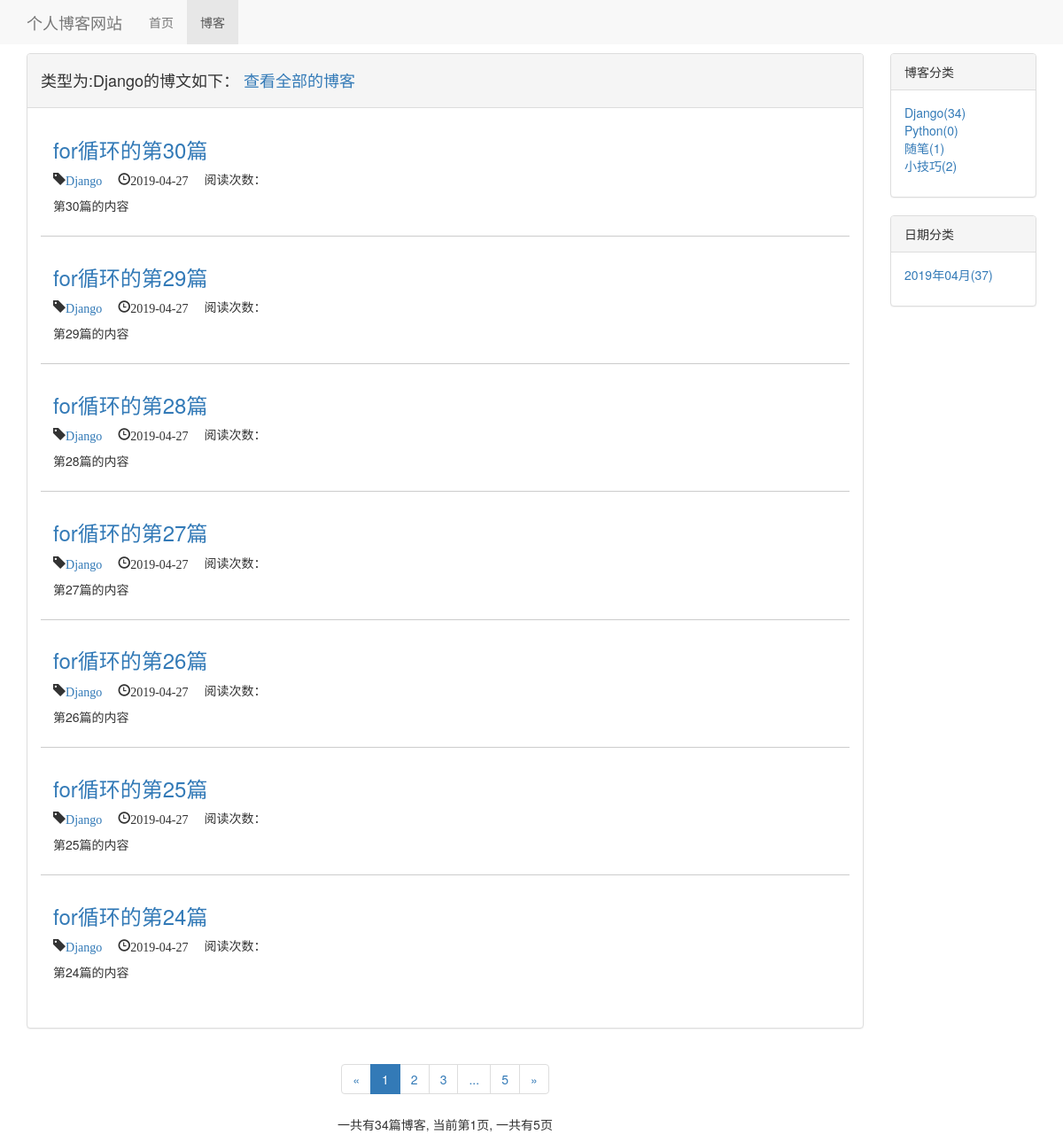
The page /blog/blog_with_type/1 on the database its author committed.
### blog/models.py (models this page shows, shortened)
class BlogType(models.Model):
    blog_type = models.CharField(max_length=15)
    def __str__(self):
        return self.blog_type

class Blog(models.Model):
    title = models.CharField(max_length=50)
    blog_type = models.ForeignKey(BlogType, on_delete=models.DO_NOTHING)
    content = RichTextUploadingField()
    author = models.ForeignKey(User, on_delete=models.DO_NOTHING)
    created_time = models.DateTimeField(auto_now_add=True)
    last_update_time = models.DateTimeField(auto_now=True)
    is_delete = models.BooleanField(default=False)
    def get_read_num(self):
        try:
            ct = ContentType.objects.get_for_model(self)
            readnum = ReadNum.objects.get(content_type=ct, object_id=self.pk)
            return readnum.read_num
        except exceptions.ObjectDoesNotExist:
            return 0
    class Meta:
        ordering = ['-created_time']  # 按照创建时间新到旧进行排序

### blog/views.py (the view)
# urls.py: path('blog_with_type/<int:blog_type_pk>', views.Blog_with_type, name='blog_with_type'),
def Blog_with_type(request, blog_type_pk):
    blog_type_name = get_object_or_404(BlogType, pk=blog_type_pk)
    blog_with_type_all = Blog.objects.filter(blog_type=blog_type_name)
    context = get_common_blog_data(request, blog_with_type_all)
    context['blogs_type'] = blog_type_name
    context['blog_type_pk'] = blog_type_pk
    return render(request, 'blog/blog_with_type.html', context)

### blog/templates/blog/blog_with_type.html (shortened to what this page needs)
{% extends 'blog/blog_list.html' %}
{% block blog_list_type %}
    <div>
        <h4>类型为:{{ blogs_type }}的博文如下： <a href="{% url 'blog_list' %}">查看全部的博客</a></h4>
    </div>
{% endblock %}

### blog/templates/blog/blog_list.html (shortened to what this page needs)
{% extends 'base.html' %}
{% load staticfiles %}
{% block header_extends %}
    <link rel="stylesheet" href="{% static 'blog.css' %}">
{% endblock %}
{% block nav_blog_active %}
    active
{% endblock %}
{% block content %}
    <div class="container">
        <div class="row">
            <div class="col-xs-12 col-sm-8 col-md-9 col-lg-10">
                <div class="panel panel-default">
                    <div class="panel-heading">
                        {% block blog_list_type %}{% endblock %}
                    </div>
                    <div class="panel-body">
                        <ul style="list-style-type: none">
                            {% for blog in page_of_blogs %}
                                <div class="blog">
                                    <h3><a href="{% url 'blog_detail' blog.pk %}">{{ blog.title }}</a></h3>
                                    <p class="blog-info">
                                        <span class="glyphicon glyphicon-tag"><a href="{% url 'blog_with_type' blog.blog_type.pk %}">{{ blog.blog_type }}</a></span>
                                        <span class="glyphicon glyphicon-time">{{ blog.created_time | date:'Y-m-d' }}</span>
                                        <span>阅读次数：{{ blog.get_read_num }}</span>
                                    </p>
                                    <p>{{ blog.content | striptags | truncatechars:120 }}</p>
                                </div>
                            {% empty %}
                                <div class="blog">
                                    <h3>--暂无博客敬请期待--</h3>
                                </div>
                            {% endfor %}
                        </ul>
                    </div>
                </div>
                <div class="paginator">
                    <ul class="pagination">
                        <li>
                            {% if page_of_blogs.has_previous %}
                                <a href="?page={{ page_of_blogs.previous_page_number }}" aria-label="Previous">
                                    <span aria-hidden="true">&laquo;</span>
                                </a>
                            {% else %}
                                <span aria-hidden="true">&laquo;</span>
                            {% endif %}
                        </li>
                            {% for page_num in page_list %}
                                {% if page_num == page_of_blogs.number%}
                                    <li class="active"><span>{{ page_num }}</span></li>
                                {% elif page_num == '...'%}
                                    <li><span>{{ page_num }}</span></li>
                                {% else %}
                                    <li><a href="?page={{ page_num }}">{{ page_num }}</a></li>
                                {% endif %}
                            {% endfor %}
                        <li>
                            {% if page_of_blogs.has_next %}
                                <a href="?page={{ page_of_blogs.next_page_number }}" aria-label="Next">
                                    <span aria-hidden="true">&raquo;</span>
                                </a>
                            {% else %}
                                <span aria-hidden="true">&raquo;</span>
                            {% endif %}
                        </li>
                    </ul>
                    <p>
                        一共有{{ blog_count }}篇博客, 当前第{{ page_of_blogs.number }}页, 一共有{{ total_page }}页
                    </p>
                </div>
            </div>
            <div class="hidden-xs col-sm-4 col-md-3 col-lg-2">
                <div class="panel panel-default">
                    <div class="panel-heading">
                        博客分类
                    </div>
                    <div class="panel-body">
                        <ul class="blog-types">
                            {% for blog_type in blog_type %}
                                <li>
                                    <a href="{% url 'blog_with_type' blog_type.pk %}">
                                        {{ blog_type.blog_type }}({{ blog_type.blog_count }})
                                    </a></li>
                            {% empty %}
                                <li>暂无分类</li>
                            {% endfor %}
                        </ul>
                    </div>
                </div>
                <div class="panel panel-default">
                    <div class="panel-heading">
                        日期分类
                    </div>
                    <div class="panel-body">
                        <ul class="blog-date">
                            {% for blog_date, blog_date_count in blog_date.items %}
                                <a href="{% url 'blos_with_date' blog_date.year blog_date.month %}">
                                    {{ blog_date | date:'Y年m月' }}({{ blog_date_count }})
                                </a>
                            {% empty %}
                                <li>暂无分类</li>
                            {% endfor %}
                        </ul>
                    </div>
                </div>
            </div>
        </div>
    </div>
{% endblock %}

### static/base.css (style rules this page uses)
* { margin: 0; padding: 0; }
body { margin-top: 60px; }
ul { list-style-type: none; }

### blog/static/blog.css (style rules this page uses)
ul.blog-types { list-style-type: none; }
div.blog { margin-bottom: 1em; padding: 1em; }
div.blog:not(:last-child) { border-bottom: 1px solid #cccccc; }
div.blog h3 { margin-top: 0.2em; }
div.paginator { text-align: center; }
p.blog-info span { margin-right: 1em; }

### rows shown on the page
BlogType: blog_type "Django", blog_count "34"
Blog: title "for循环的第30篇", blog_type "Django", created_time "2019-04-27", content "第30篇的内容"
Blog: title "for循环的第29篇", blog_type "Django", created_time "2019-04-27", content "第29篇的内容"
Blog: title "for循环的第28篇", blog_type "Django", created_time "2019-04-27", content "第28篇的内容"
Blog: title "for循环的第27篇", blog_type "Django", created_time "2019-04-27", content "第27篇的内容"
Blog: title "for循环的第26篇", blog_type "Django", created_time "2019-04-27", content "第26篇的内容"
Blog: title "for循环的第25篇", blog_type "Django", created_time "2019-04-27", content "第25篇的内容"
Blog: title "for循环的第24篇", blog_type "Django", created_time "2019-04-27", content "第24篇的内容"
BlogType: blog_type "Python", blog_count "0"
BlogType: blog_type "随笔", blog_count "1"
BlogType: blog_type "小技巧", blog_count "2"

### other values the page prints
{{ page_num }} "1"
{{ page_num }} "2" "3" "5"
{{ page_num }} "..."
{{ blog_count }} "34"
{{ page_of_blogs.number }} "1"
{{ total_page }} "5"
{{ blog_date | date:'Y年m月' }} "2019年04月"
{{ blog_date_count }} "37"
